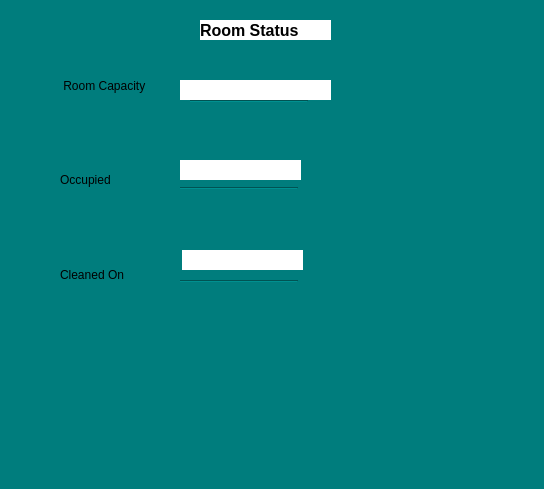
<?xml version="1.0" encoding="UTF-8"?>
<ui version="4.0">
 <class>Dialog</class>
 <widget class="QDialog" name="Dialog">
  <property name="geometry">
   <rect>
    <x>0</x>
    <y>0</y>
    <width>544</width>
    <height>489</height>
   </rect>
  </property>
  <property name="windowTitle">
   <string>Dialog</string>
  </property>
  <property name="styleSheet">
   <string notr="true">background-color: rgb(0, 125, 125);
color: rgb(0, 0, 0);</string>
  </property>
  <widget class="QLabel" name="roomcapacity">
   <property name="geometry">
    <rect>
     <x>60</x>
     <y>60</y>
     <width>121</width>
     <height>51</height>
    </rect>
   </property>
   <property name="text">
    <string> Room Capacity</string>
   </property>
  </widget>
  <widget class="QLabel" name="label">
   <property name="geometry">
    <rect>
     <x>60</x>
     <y>159</y>
     <width>91</width>
     <height>41</height>
    </rect>
   </property>
   <property name="text">
    <string>Occupied </string>
   </property>
  </widget>
  <widget class="Line" name="line">
   <property name="geometry">
    <rect>
     <x>190</x>
     <y>100</y>
     <width>118</width>
     <height>3</height>
    </rect>
   </property>
   <property name="font">
    <font>
     <pointsize>12</pointsize>
    </font>
   </property>
   <property name="orientation">
    <enum>Qt::Horizontal</enum>
   </property>
  </widget>
  <widget class="Line" name="line_2">
   <property name="geometry">
    <rect>
     <x>180</x>
     <y>180</y>
     <width>118</width>
     <height>16</height>
    </rect>
   </property>
   <property name="orientation">
    <enum>Qt::Horizontal</enum>
   </property>
  </widget>
  <widget class="QLabel" name="label_2">
   <property name="geometry">
    <rect>
     <x>60</x>
     <y>259</y>
     <width>101</width>
     <height>31</height>
    </rect>
   </property>
   <property name="text">
    <string>Cleaned On</string>
   </property>
  </widget>
  <widget class="Line" name="line_3">
   <property name="geometry">
    <rect>
     <x>180</x>
     <y>280</y>
     <width>118</width>
     <height>3</height>
    </rect>
   </property>
   <property name="orientation">
    <enum>Qt::Horizontal</enum>
   </property>
  </widget>
  <widget class="QLabel" name="label_3">
   <property name="geometry">
    <rect>
     <x>200</x>
     <y>20</y>
     <width>131</width>
     <height>20</height>
    </rect>
   </property>
   <property name="font">
    <font>
     <pointsize>12</pointsize>
     <bold>true</bold>
    </font>
   </property>
   <property name="styleSheet">
    <string notr="true">background-color: rgb(255, 255, 255);
color: rgb(0, 0, 0);</string>
   </property>
   <property name="text">
    <string>Room Status</string>
   </property>
  </widget>
  <widget class="QLabel" name="roomcinput">
   <property name="geometry">
    <rect>
     <x>180</x>
     <y>80</y>
     <width>151</width>
     <height>20</height>
    </rect>
   </property>
   <property name="styleSheet">
    <string notr="true">background-color: rgb(255, 255, 255);
color: rgb(0, 0, 0);</string>
   </property>
   <property name="text">
    <string/>
   </property>
  </widget>
  <widget class="QLabel" name="ocuppiedno">
   <property name="geometry">
    <rect>
     <x>180</x>
     <y>160</y>
     <width>121</width>
     <height>20</height>
    </rect>
   </property>
   <property name="styleSheet">
    <string notr="true">background-color: rgb(255, 255, 255);
color: rgb(0, 0, 0);</string>
   </property>
   <property name="text">
    <string/>
   </property>
  </widget>
  <widget class="QLabel" name="label_4">
   <property name="geometry">
    <rect>
     <x>182</x>
     <y>250</y>
     <width>121</width>
     <height>20</height>
    </rect>
   </property>
   <property name="styleSheet">
    <string notr="true">background-color: rgb(255, 255, 255);
color: rgb(255, 255, 255);</string>
   </property>
   <property name="text">
    <string>TextLabel</string>
   </property>
  </widget>
 </widget>
 <resources/>
 <connections/>
</ui>
